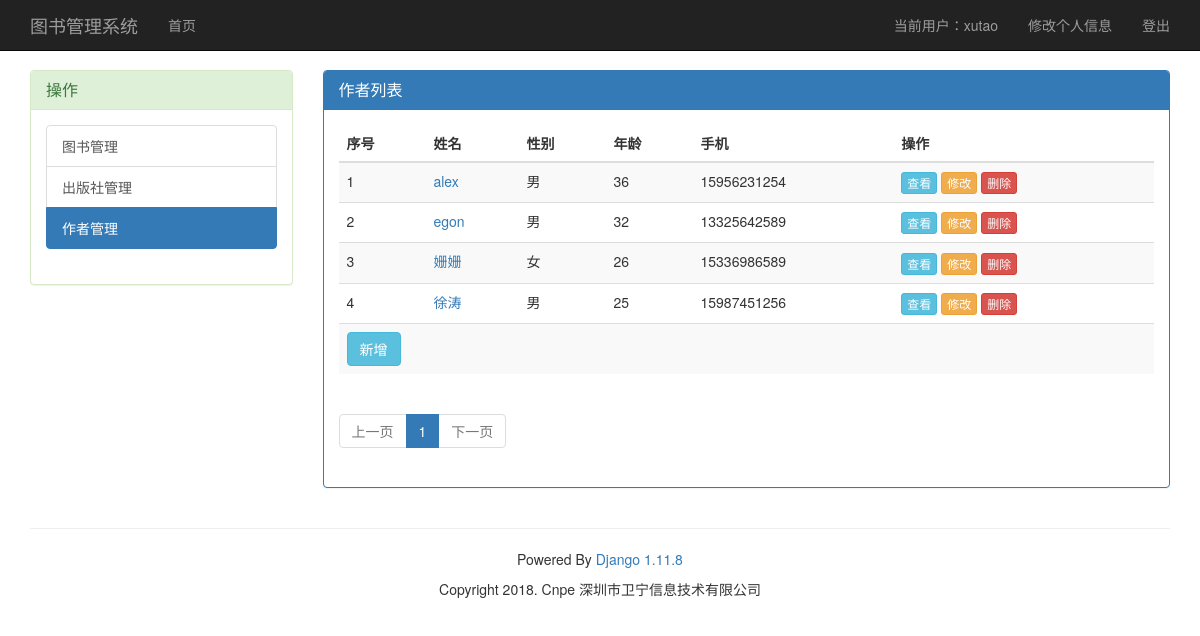
/manage/list/author/ (signed in), run on an earlier commit of the app's database.
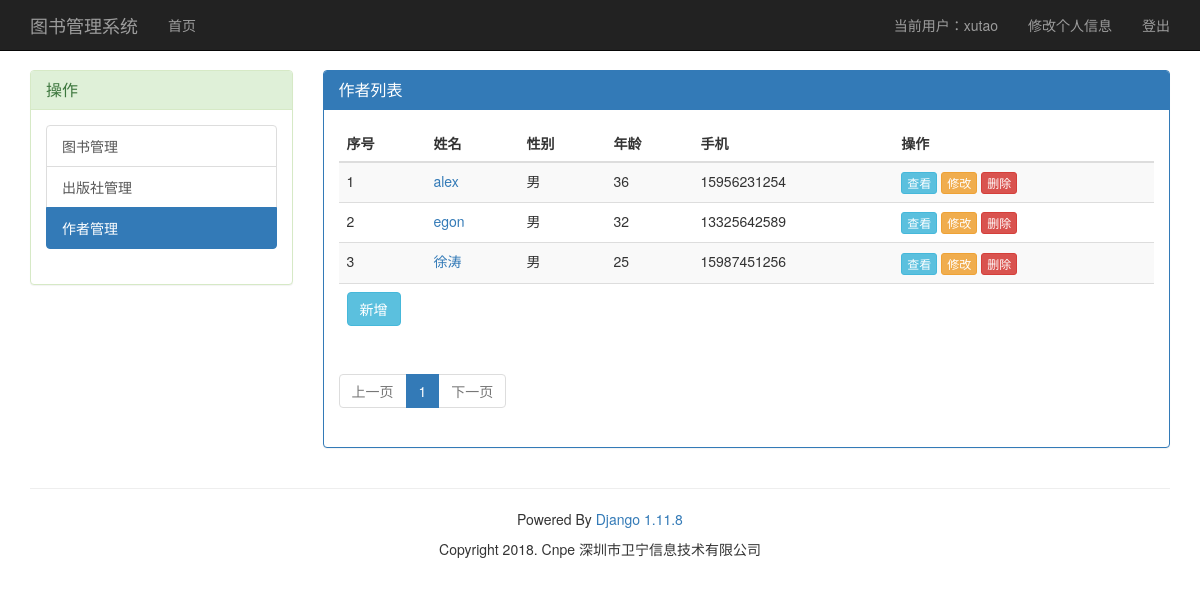
And on a later commit of the database.
### book_app/models.py (models this page shows, shortened)
class UserInfo(AbstractUser):
    nid = models.BigAutoField(primary_key=True)
    nickname = models.CharField(verbose_name='昵称', max_length=32)
    telephone = models.CharField(max_length=11, blank=True, null=True, unique=True, verbose_name='手机号码')
    avatar = models.FileField(verbose_name='头像', upload_to='avatar/',default='avatar/default.png')
    create_time = models.DateTimeField(verbose_name='创建时间',auto_now_add=True)
    def __str__(self):
        return self.username

class Author(models.Model):
    nid = models.AutoField(primary_key=True)
    name = models.CharField(max_length=32,verbose_name="名字")
    sex = models.IntegerField(choices=((0,'男'),(1,'女'),),verbose_name='性别')
    age = models.IntegerField(verbose_name='年龄')
    phone = models.CharField(max_length=11,blank=True,unique=True,verbose_name='手机号码')
    class Meta:
        unique_together = [
            ('name','phone'),
        ]

### book_app/views.py (the view)
# urls.py: url(r'^list/(?P<model_type>\w+)', book_views.list_handle),
@login_required
def list_handle(request, model_type):
    try:
        str_model = getattr(hmodels, model_type.capitalize())
        current_page = int(request.GET.get("page", 1))
        book_all = str_model.objects.all().order_by('nid')
        paginator = CustomPagination(current_page, "/manage/list/%s/" % model_type, book_all, settings.PAGE_ROW_NUM)
        list_name = '%s_list' % model_type
        return render(request, '%s.html' % model_type, {list_name: paginator.res_list, 'page_html': paginator.html})
    except AttributeError:
        return redirect('/index/')

### book_app/templates/author.html (shortened to what this page needs)
{% extends 'base.html' %}
{% block content %}
    <div class="col-md-3 sidebar">
        <div class="panel panel-success">
            <div class="panel-heading">
                <h3 class="panel-title">操作</h3>
            </div>
            <div class="panel-body">
                <div class="list-group">
                    <a href="/manage/list/book/" class="list-group-item">图书管理</a>
                    <a href="/manage/list/publish/" class="list-group-item">出版社管理</a>
                    <a href="/manage/list/author/" class="list-group-item active">作者管理</a>
                </div>
            </div>
        </div>
    </div>
    <div class="col-md-9">
        <div class="panel panel-primary">
            <div class="panel-heading">
                <h3 class="panel-title">作者列表</h3>
            </div>
            <div class="panel-body">
                <table class="table table-striped">
                    <thead>
                    <tr>
                        <th>序号</th>
                        <th>姓名</th>
                        <th>性别</th>
                        <th>年龄</th>
                        <th>手机</th>
                        <th>操作</th>
                    </tr>
                    </thead>
                    <tbody>
                    {% for author in author_list %}
                        <tr>
                        <td>{{ forloop.counter }}</td>
                        <td><a href="/manage/info/author/{{ author.nid }}" title="点击查看详细信息">{{ author.name }}</a></td>
                        <td>{% if author.sex %}女{% else %}男{% endif %}</td>
                        <td>{{ author.age }}</td>
                        <td>{{ author.phone }}</td>
                        <td>
                            <a href="/manage/info/author/{{ author.nid }}"><button class="btn btn-info btn-xs">查看</button></a>
                            <a href="/manage/update/author/{{ author.nid }}"><button class="btn btn-warning btn-xs">修改</button></a>
                            <button class="btn btn-danger btn-xs delete-btn" bt_value="{{ author.nid }}">删除</button>
                        </td>
                        </tr>
                        {% empty %}
                        <tr>
                            <td colspan="6">没有找到相关信息</td>
                        </tr>
                    {% endfor %}
                    <tr>
                            <td colspan="6">
                                <a href="/manage/add/author/"><button class="btn btn-info">新增</button></a>
                            </td>
                        </tr>
                    </tbody>
                </table>
                <ul class="pagination">
                    {{ page_html }}
                  </ul>
            </div>
        </div>
    </div>
{% endblock %}

### book_app/templates/base.html (shortened to what this page needs)
{% load staticfiles %}
<!DOCTYPE html>
<html lang="en">
<head>
	<link rel="stylesheet" href="{% static 'css/bootstrap.min.css' %}">
    <link rel="stylesheet" href="{% static 'css/custom.css' %}">
</head>
<body>
<nav class="navbar navbar-fixed-top navbar-inverse">
    <div class="container">
		<div class="navbar-header">
			<a class="navbar-brand" href="/index/">图书管理系统</a>
		</div>
        <div id="navbar" class="navbar-collapse collapse" aria-expanded="false">
            <ul class="nav navbar-nav">
				<li><a href="/index/">首页</a></li>
            </ul>
            <ul class="nav navbar-nav navbar-right">
           {% if request.user.is_authenticated %}
            <li><a href="#">当前用户：{{ request.user }}</a></li>
                    <li><a href="#">修改个人信息</a></li>
                    <li><a href="{% url 'logout' %}">登出</a></li>
            {% else %}
                {% block login_content %}
                <li><a href="{% url 'login' %}">登录</a></li>
                <li><a href="{% url 'register' %}">注册</a></li>
                {% endblock %}
            {% endif%}
            </ul>
        </div>
    </div>
</nav>
<div class="container">
        <div class="row">
            {% block content %}
            {% endblock %}
        </div>
        <hr>
        <div class="row">
            <div class="text-center">
            <p> Powered By <a href="/admin">Django 1.11.8</a></p>
            <p> Copyright 2018. Cnpe 深圳市卫宁信息技术有限公司</p>
            </div>
        </div>
</div>
</body>
</html>

### book_app/templates/base.html (style rules this page uses)
* { margin: 0; padding: 0; }
body { padding-top: 70px; }

What changed in the data, as far as the page shows it:
removed Author: name "姗姗", sex "女", age "26", phone "15336986589", {{ author.nid }} 7 (drawn)
